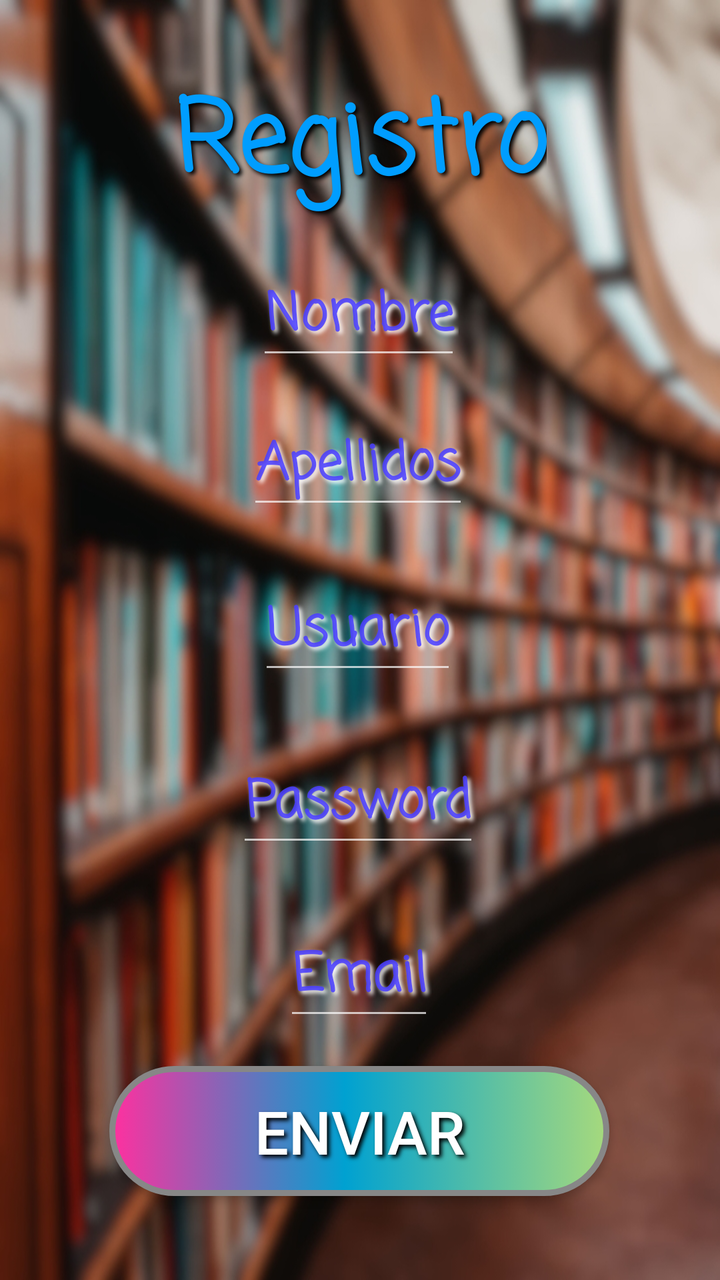
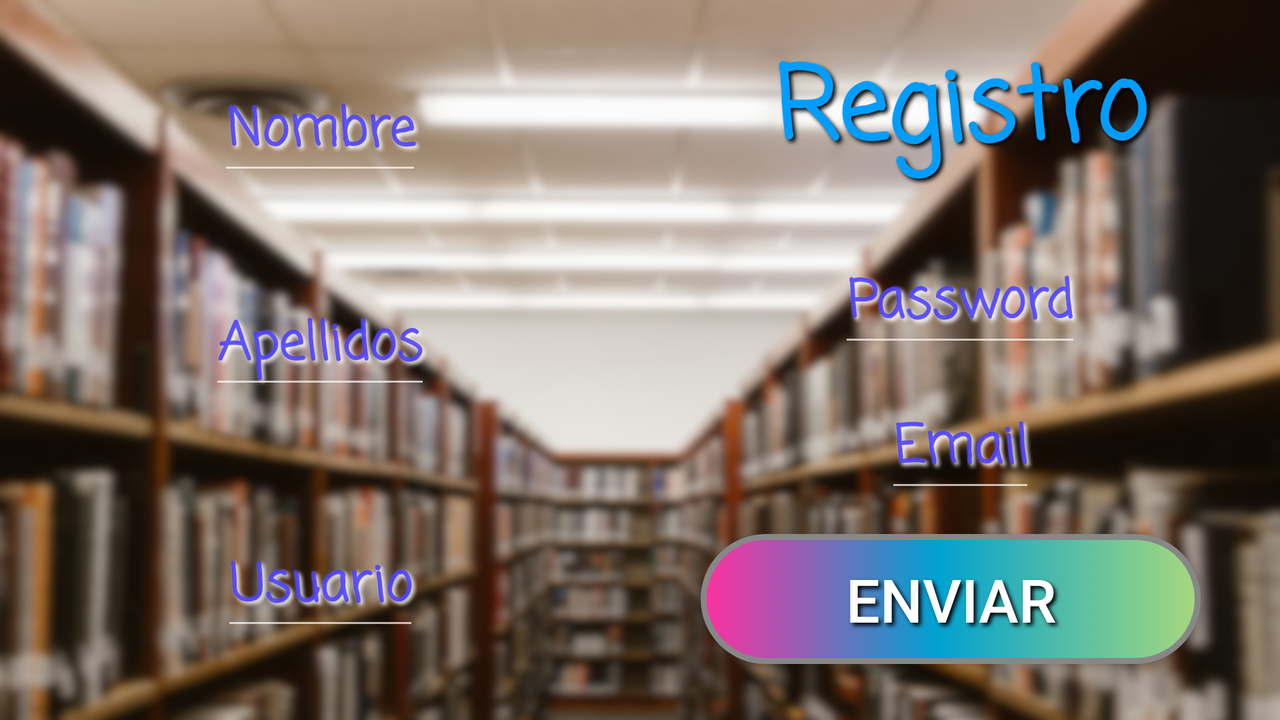

Compare how this app lays out the same screen by default and in its alternative resource folder. The renders come first, then the two layout files and the values they reference.
<!-- AndroidManifest.xml: application theme Theme.AppCompat.NoActionBar -->
<!-- res/layout/activity_registrar.xml -->
<?xml version="1.0" encoding="utf-8"?>
<androidx.constraintlayout.widget.ConstraintLayout xmlns:android="http://schemas.android.com/apk/res/android"
    xmlns:app="http://schemas.android.com/apk/res-auto"
    xmlns:tools="http://schemas.android.com/tools"
    android:id="@+id/Registrar"
    android:layout_width="match_parent"
    android:layout_height="match_parent"
    android:background="@drawable/inicio_portrait_blur_compressor"
    tools:context=".Activity_registrar">

    <TextView
        android:id="@+id/textView"
        style="@style/textviewInicio"
        android:layout_marginTop="24dp"
        android:text="@string/textviewRegistrarse"
        android:textAlignment="center"
        app:layout_constraintBottom_toTopOf="@+id/textNombre"
        app:layout_constraintEnd_toEndOf="parent"
        app:layout_constraintStart_toStartOf="parent"
        app:layout_constraintTop_toTopOf="parent" />

    <EditText
        android:id="@+id/textNombre"
        style="@style/texto"
        android:layout_marginTop="8dp"
        android:autofillHints="no"
        android:hint="@string/nombreHint"
        android:inputType="textPersonName"
        app:layout_constraintBottom_toTopOf="@+id/textoApellido"
        app:layout_constraintEnd_toEndOf="parent"
        app:layout_constraintHorizontal_bias="0.498"
        app:layout_constraintStart_toStartOf="parent"
        app:layout_constraintTop_toBottomOf="@+id/textView" />

    <EditText
        android:id="@+id/textoApellido"
        style="@style/texto"
        android:layout_marginTop="8dp"
        android:autofillHints="no"
        android:hint="@string/apellidosHint"
        android:inputType="textPersonName"
        app:layout_constraintBottom_toTopOf="@+id/textoUsuario"
        app:layout_constraintEnd_toEndOf="parent"
        app:layout_constraintHorizontal_bias="0.496"
        app:layout_constraintStart_toStartOf="parent"
        app:layout_constraintTop_toBottomOf="@+id/textNombre" />

    <EditText
        android:id="@+id/textoUsuario"
        style="@style/texto"
        android:layout_marginTop="16dp"
        android:autofillHints="no"
        android:hint="@string/usuarioHint"
        android:inputType="textPersonName"
        app:layout_constraintBottom_toTopOf="@+id/textoPassword"
        app:layout_constraintEnd_toEndOf="parent"
        app:layout_constraintHorizontal_bias="0.496"
        app:layout_constraintStart_toStartOf="parent"
        app:layout_constraintTop_toBottomOf="@+id/textoApellido" />

    <EditText
        android:id="@+id/textoPassword"
        style="@style/texto"
        android:layout_marginTop="20dp"
        android:autofillHints="no"
        android:hint="@string/passwordHint"
        android:inputType="textPassword"
        app:layout_constraintBottom_toTopOf="@+id/textoEmail"
        app:layout_constraintEnd_toEndOf="parent"
        app:layout_constraintHorizontal_bias="0.496"
        app:layout_constraintStart_toStartOf="parent"
        app:layout_constraintTop_toBottomOf="@+id/textoUsuario" />

    <EditText
        android:id="@+id/textoEmail"
        style="@style/texto"
        android:layout_marginTop="20dp"
        android:autofillHints="no"
        android:hint="@string/emailHint"
        android:inputType="textEmailAddress"
        app:layout_constraintBottom_toTopOf="@+id/botonEnviar"
        app:layout_constraintEnd_toEndOf="parent"
        app:layout_constraintHorizontal_bias="0.498"
        app:layout_constraintStart_toStartOf="parent"
        app:layout_constraintTop_toBottomOf="@+id/textoPassword" />

    <Button
        android:id="@+id/botonEnviar"
        style="@style/botonIniciar"
        android:layout_width="250dp"
        android:layout_height="65dp"
        android:layout_marginTop="8dp"
        android:layout_marginBottom="32dp"
        android:background="@drawable/boton_inicio_custom"
        android:text="@string/enviar"
        app:layout_constraintBottom_toBottomOf="parent"
        app:layout_constraintEnd_toEndOf="parent"
        app:layout_constraintHorizontal_bias="0.496"
        app:layout_constraintStart_toStartOf="parent"
        app:layout_constraintTop_toBottomOf="@+id/textoEmail"
        app:layout_constraintVertical_bias="0.333" />

</androidx.constraintlayout.widget.ConstraintLayout>
<!-- resources referenced by this layout -->
<resources>
  <!-- drawable boton_inicio_custom (drawable) -->
  <?xml version="1.0" encoding="utf-8"?>
  <selector xmlns:android="http://schemas.android.com/apk/res/android">
      <item android:drawable="@drawable/boton_inicio_pressed"
          android:state_pressed="true" />
      <item android:drawable="@drawable/boton_inicio_default"
          android:state_focused="true" />
      <item android:drawable="@drawable/boton_inicio_default" />
  </selector>
  <string name="apellidosHint">Apellidos</string>
  <string name="emailHint">Email</string>
  <string name="enviar">Enviar</string>
  <string name="nombreHint">Nombre</string>
  <string name="passwordHint">Password</string>
  <string name="textviewRegistrarse">Registro</string>
  <string name="usuarioHint">Usuario</string>
  <style name="botonIniciar">
          <item name="android:textColor">#FFFFFF</item>
          <item name="android:textSize">30sp</item>
          <item name="android:shadowColor">#000</item>
          <item name="android:shadowDx">4</item>
          <item name="android:shadowDy">4</item>
          <item name="android:shadowRadius">5</item>
          <item name="android:padding">0dp</item>
      </style>
  <style name="texto">
          <item name="android:fontFamily">casual</item>
          <item name="android:textSize">26sp</item>
          <item name="android:maxWidth">300dp</item>
          <item name="android:maxLength">22</item>
          <item name="android:layout_width">wrap_content</item>
          <item name="android:layout_height">wrap_content</item>
          <item name="android:text" />
          <item name="android:textAlignment">center</item>
          <item name="android:textStyle">bold</item>
          <item name="android:textColorHint">#DC493DFF</item>
          <item name="android:shadowColor">#FFFFFF</item>
          <item name="android:shadowDx">4</item>
          <item name="android:shadowDy">4</item>
          <item name="android:shadowRadius">5</item>
      </style>
  <style name="textviewInicio">
          <item name="android:fontFamily">casual</item>
          <item name="android:textSize">50sp</item>
          <item name="android:layout_width">wrap_content</item>
          <item name="android:layout_height">wrap_content</item>
          <item name="android:textAlignment">center</item>
          <item name="android:textColor">#009DFF</item>
          <item name="android:textStyle">bold</item>
          <item name="android:gravity">center</item>
          <item name="android:shadowColor">#000</item>
          <item name="android:shadowDx">4</item>
          <item name="android:shadowDy">4</item>
          <item name="android:shadowRadius">5</item>
      </style>
  <!-- drawable boton_inicio_default (drawable) -->
  <?xml version="1.0" encoding="utf-8"?>
  <selector xmlns:android="http://schemas.android.com/apk/res/android">
      <item>
          <shape xmlns:android="http://schemas.android.com/apk/res/android"
              android:shape="rectangle">
              
              <corners
                  android:radius="76dp" />
              <gradient
                  android:angle="360"
                  android:centerColor="#00A1D1"
                  android:centerX="47%"
                  android:endColor="#A6D97D"
                  android:startColor="#FF309F"
                  android:type="linear" />
              <stroke
                  android:width="3dp"
                  android:color="#878787" />
          </shape>
      </item>
  </selector>
</resources>
<!-- res/layout-land/activity_registrar.xml (the repository's variant of the layout above) -->
<!-- drawn on the phone turned sideways -->
<?xml version="1.0" encoding="utf-8"?>
<androidx.constraintlayout.widget.ConstraintLayout
    xmlns:android="http://schemas.android.com/apk/res/android"
    xmlns:app="http://schemas.android.com/apk/res-auto"
    xmlns:tools="http://schemas.android.com/tools"
    android:id="@+id/Registrar"
    android:layout_width="match_parent"
    android:layout_height="match_parent"
    android:background="@drawable/inicio_landscape_blur_compressor"
    tools:context=".Activity_registrar">

    <TextView
        android:id="@+id/textView"
        style="@style/textviewInicio"
        android:layout_width="215dp"
        android:layout_height="81dp"
        android:text="@string/textviewRegistrarse"
        android:textAlignment="center"
        app:layout_constraintBottom_toTopOf="@+id/textoPassword"
        app:layout_constraintEnd_toEndOf="parent"
        app:layout_constraintStart_toStartOf="@+id/guideline"
        app:layout_constraintTop_toTopOf="parent"
        app:layout_constraintVertical_bias="0.38" />

    <EditText
        android:id="@+id/textNombre"
        style="@style/texto"
        android:autofillHints="no"
        android:hint="@string/nombreHint"
        android:inputType="textPersonName"
        app:layout_constraintBottom_toTopOf="@+id/textoApellido"
        app:layout_constraintEnd_toStartOf="@+id/guideline"
        app:layout_constraintStart_toStartOf="parent"
        app:layout_constraintTop_toTopOf="parent"
        app:layout_constraintVertical_bias="0.416" />

    <EditText
        android:id="@+id/textoApellido"
        style="@style/texto"
        android:layout_marginBottom="64dp"
        android:autofillHints="no"
        android:hint="@string/apellidosHint"
        android:inputType="textPersonName"
        app:layout_constraintBottom_toTopOf="@+id/textoUsuario"
        app:layout_constraintEnd_toStartOf="@+id/guideline"
        app:layout_constraintStart_toStartOf="parent" />

    <EditText
        android:id="@+id/textoUsuario"
        style="@style/texto"
        android:layout_marginBottom="40dp"
        android:autofillHints="no"
        android:hint="@string/usuarioHint"
        android:inputType="textPersonName"
        android:textAlignment="center"
        app:layout_constraintBottom_toBottomOf="parent"
        app:layout_constraintEnd_toStartOf="@+id/guideline"
        app:layout_constraintStart_toStartOf="parent" />

    <EditText
        android:id="@+id/textoPassword"
        style="@style/texto"
        android:layout_marginBottom="16dp"
        android:autofillHints="no"
        android:hint="@string/passwordHint"
        android:inputType="textPassword"
        app:layout_constraintBottom_toTopOf="@+id/textoEmail"
        app:layout_constraintEnd_toEndOf="parent"
        app:layout_constraintStart_toStartOf="@+id/guideline" />

    <EditText
        android:id="@+id/textoEmail"
        style="@style/texto"
        android:layout_marginBottom="16dp"
        android:autofillHints="no"
        android:hint="@string/emailHint"
        android:inputType="textEmailAddress"
        app:layout_constraintBottom_toTopOf="@+id/botonEnviar"
        app:layout_constraintEnd_toEndOf="parent"
        app:layout_constraintStart_toStartOf="@+id/guideline" />

    <Button
        android:id="@+id/botonEnviar"
        style="@style/botonIniciar"
        android:layout_width="250dp"
        android:layout_height="65dp"
        android:layout_marginEnd="32dp"
        android:layout_marginBottom="28dp"
        android:background="@drawable/boton_inicio_custom"
        android:text="@string/enviar"
        app:layout_constraintBottom_toBottomOf="parent"
        app:layout_constraintEnd_toEndOf="parent"
        app:layout_constraintHorizontal_bias="0.796"
        app:layout_constraintStart_toStartOf="@+id/guideline" />

    <androidx.constraintlayout.widget.Guideline
        android:id="@+id/guideline"
        android:layout_width="wrap_content"
        android:layout_height="wrap_content"
        android:orientation="vertical"
        app:layout_constraintGuide_percent="0.5" />

</androidx.constraintlayout.widget.ConstraintLayout>
